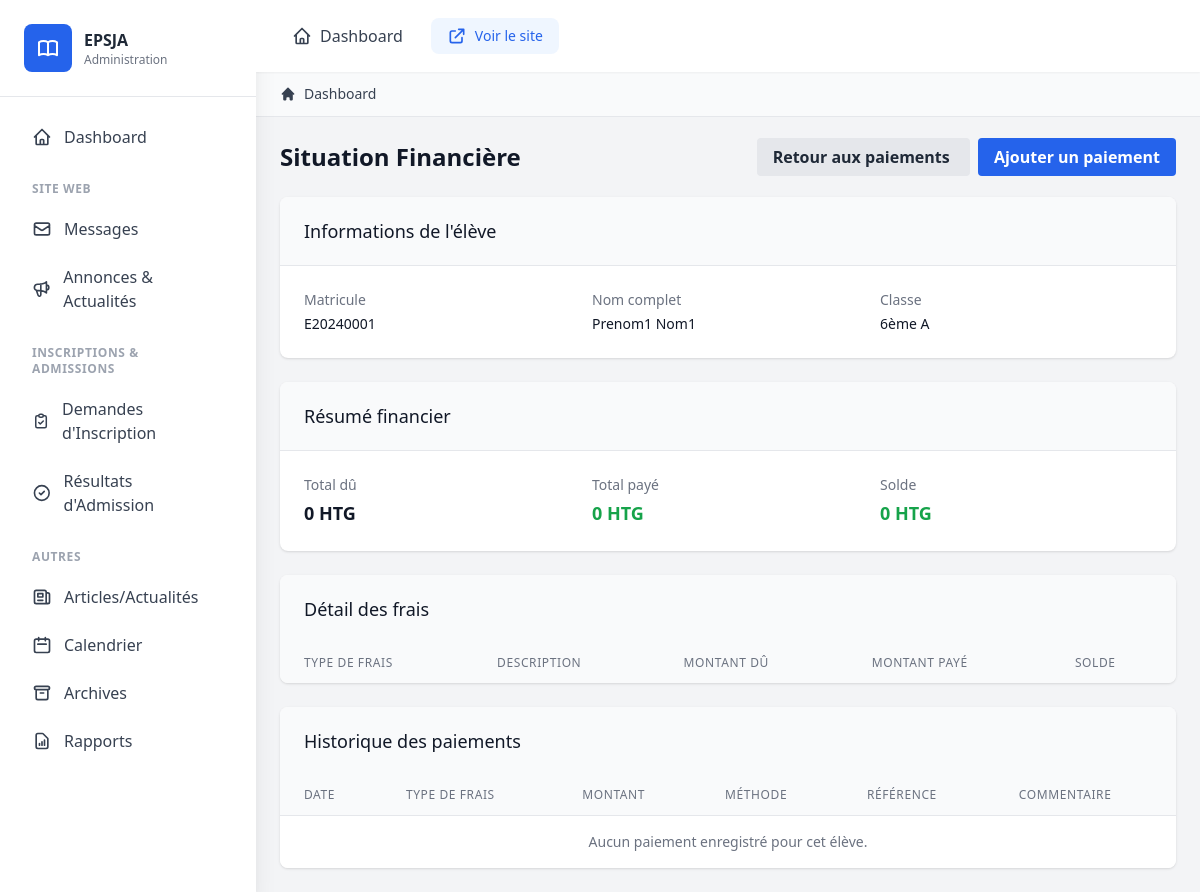
The app's page /finances/situation/1 (signed in), older data.
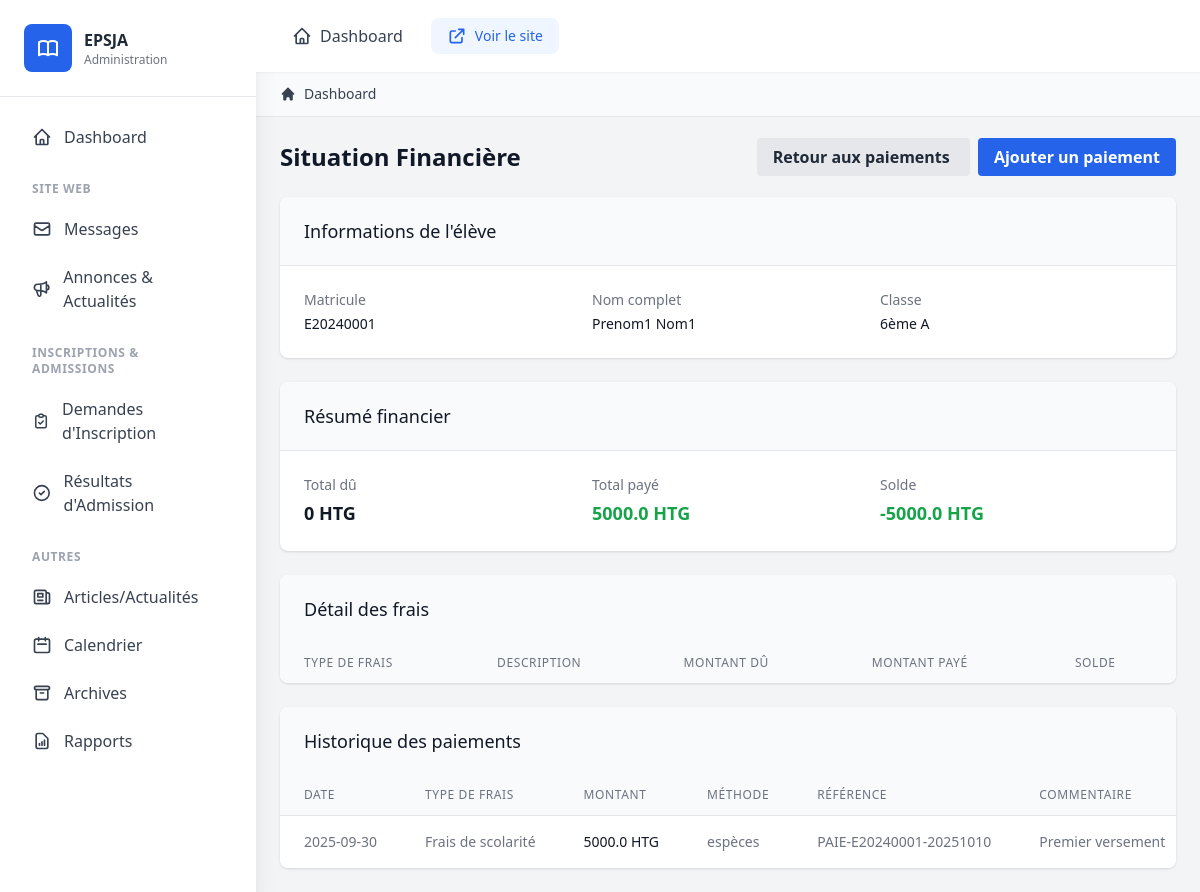
The same page, newer data.
### models.py (models this page shows, shortened)
class Paiement(db.Model):
    __tablename__ = 'paiements'
    id = db.Column(db.Integer, primary_key=True)
    eleve_id = db.Column(db.Integer, db.ForeignKey('eleves.id'), nullable=False)
    montant = db.Column(db.Float, nullable=False)
    frais_id = db.Column(db.Integer, db.ForeignKey('frais.id'), nullable=False)
    methode = db.Column(db.String(20), nullable=False)  # espèces, chèque, virement
    reference = db.Column(db.String(50))
    date = db.Column(db.Date, nullable=False)
    recu_par = db.Column(db.Integer, db.ForeignKey('users.id'), nullable=False)
    commentaire = db.Column(db.Text)
    eleve = db.relationship('Eleve', backref=db.backref('paiements', lazy=True))
    recepteur = db.relationship('User', backref=db.backref('paiements_recus', lazy=True))
    frais = db.relationship('Frais', backref=db.backref('paiements', lazy=True))

class Frais(db.Model):
    __tablename__ = 'frais'
    id = db.Column(db.Integer, primary_key=True)
    type = db.Column(db.String(50), nullable=False)  # frais de scolarité, uniforme, etc.
    description = db.Column(db.Text)
    montant = db.Column(db.Float, nullable=False)
    annee_scolaire = db.Column(db.String(9), nullable=False)
    classe_id = db.Column(db.Integer, db.ForeignKey('classes.id'))
    date_echeance = db.Column(db.Date)
    classe = db.relationship('Classe', backref=db.backref('frais', lazy=True))

### modules/finances.py (the view)
@finances_blueprint.route('/situation/<int:eleve_id>')
@login_required
def situation(eleve_id):
    from models import Eleve, Classe, Frais, Paiement
    from sqlalchemy import or_
    from datetime import datetime
    eleve_query = db.session.query(Eleve, Classe.nom.label('classe_nom'))\
                   .outerjoin(Classe, Eleve.classe_id == Classe.id)\
                   .filter(Eleve.id == eleve_id)
    eleve_data = eleve_query.first()
    if not eleve_data:
        flash('Élève non trouvé.', 'danger')
        return redirect(url_for('finances.paiements'))
    eleve_obj, classe_nom = eleve_data
    eleve = {
        'id': eleve_obj.id,
        'matricule': eleve_obj.matricule,
        'nom': eleve_obj.nom,
        'prenom': eleve_obj.prenom,
        'classe_id': eleve_obj.classe_id,
        'classe_nom': classe_nom
    }
    current_year = str(datetime.now().year)
    frais_query = Frais.query.filter(
        Frais.annee_scolaire == current_year,
        or_(Frais.classe_id == None, Frais.classe_id == eleve_obj.classe_id)
    ).order_by(Frais.type)
    frais_list = frais_query.all()
    frais = [{
        'id': f.id,
        'type': f.type,
        'description': f.description,
        'montant': f.montant,
        'annee_scolaire': f.annee_scolaire,
        'classe_id': f.classe_id
    } for f in frais_list]
    paiements_query = db.session.query(Paiement, Frais.type.label('frais_type'), Frais.description.label('frais_description'))\
                      .join(Frais, Paiement.frais_id == Frais.id)\
                      .filter(Paiement.eleve_id == eleve_id)\
                      .order_by(Paiement.date.desc())
    paiements_data = paiements_query.all()
    paiements = [{
        'id': p.id,
        'eleve_id': p.eleve_id,
        'frais_id': p.frais_id,
        'montant': p.montant,
        'date': p.date,
        'methode': p.methode,
        'reference': p.reference,
        'commentaire': p.commentaire,
        'frais_type': frais_type,
        'frais_description': frais_description
    } for p, frais_type, frais_description in paiements_data]
    soldes = {}
    for f in frais:
        soldes[f['id']] = {
            'montant_du': f['montant'],
            'montant_paye': 0,
            'solde': f['montant']
        }
    for p in paiements:
        if p['frais_id'] in soldes:
            soldes[p['frais_id']]['montant_paye'] += p['montant']
            soldes[p['frais_id']]['solde'] -= p['montant']
    total_du = sum(f['montant'] for f in frais)
    total_paye = sum(p['montant'] for p in paiements)
    solde_total = total_du - total_paye
    return render_template('finances/situation.html',
                          eleve=eleve,
                          frais=frais,
                          paiements=paiements,
                          soldes=soldes,
                          total_du=total_du,
                          total_paye=total_paye,
                          solde_total=solde_total)

### app.py (called while the page is built)
@login_manager.user_loader
def load_user(user_id):
    return User.query.get(int(user_id))

### templates/finances/situation.html (shortened to what the changed rows need)
{% extends 'admin/base_admin.html' %}
{% block content %}
<div class="p-6">
    <div class="max-w-7xl mx-auto">
        <div class="flex justify-between items-center mb-6">
            <h1 class="text-2xl font-bold text-gray-900">Situation Financière</h1>
    </div>
    <div class="bg-white shadow overflow-hidden sm:rounded-lg mb-6">
        <div class="px-4 py-5 sm:px-6 bg-gray-50">
            <h2 class="text-lg font-medium text-gray-900">Informations de l'élève</h2>
        </div>
    </div>
    <div class="bg-white shadow overflow-hidden sm:rounded-lg mb-6">
        <div class="px-4 py-5 sm:px-6 bg-gray-50">
            <h2 class="text-lg font-medium text-gray-900">Résumé financier</h2>
        </div>
        <div class="border-t border-gray-200 px-4 py-5 sm:p-6">
            <div class="grid grid-cols-1 gap-y-4 gap-x-4 sm:grid-cols-3">
                <div>
                    <h3 class="text-sm font-medium text-gray-500">Total payé</h3>
                    <p class="mt-1 text-lg font-bold text-green-600">{{ total_paye }} HTG</p>
                </div>
                <div>
                    <h3 class="text-sm font-medium text-gray-500">Solde</h3>
                    <p class="mt-1 text-lg font-bold {% if solde_total > 0 %}text-red-600{% else %}text-green-600{% endif %}">
                        {{ solde_total }} HTG
                    </p>
                </div>
            </div>
        </div>
    </div>
    <div class="bg-white shadow overflow-hidden sm:rounded-lg mb-6">
        <div class="px-4 py-5 sm:px-6 bg-gray-50">
            <h2 class="text-lg font-medium text-gray-900">Détail des frais</h2>
        </div>
        <table class="min-w-full divide-y divide-gray-200">
            <thead class="bg-gray-50">
                <tr>
                    <th scope="col" class="px-6 py-3 text-left text-xs font-medium text-gray-500 uppercase tracking-wider">Type de frais</th>
                    <th scope="col" class="px-6 py-3 text-left text-xs font-medium text-gray-500 uppercase tracking-wider">Description</th>
                    <th scope="col" class="px-6 py-3 text-left text-xs font-medium text-gray-500 uppercase tracking-wider">Montant dû</th>
                    <th scope="col" class="px-6 py-3 text-left text-xs font-medium text-gray-500 uppercase tracking-wider">Montant payé</th>
                    <th scope="col" class="px-6 py-3 text-left text-xs font-medium text-gray-500 uppercase tracking-wider">Solde</th>
                </tr>
            </thead>
        </table>
    </div>
    <div class="bg-white shadow overflow-hidden sm:rounded-lg">
        <div class="px-4 py-5 sm:px-6 bg-gray-50">
            <h2 class="text-lg font-medium text-gray-900">Historique des paiements</h2>
        </div>
        <table class="min-w-full divide-y divide-gray-200">
            <thead class="bg-gray-50">
                <tr>
                    <th scope="col" class="px-6 py-3 text-left text-xs font-medium text-gray-500 uppercase tracking-wider">Date</th>
                    <th scope="col" class="px-6 py-3 text-left text-xs font-medium text-gray-500 uppercase tracking-wider">Type de frais</th>
                    <th scope="col" class="px-6 py-3 text-left text-xs font-medium text-gray-500 uppercase tracking-wider">Montant</th>
                    <th scope="col" class="px-6 py-3 text-left text-xs font-medium text-gray-500 uppercase tracking-wider">Méthode</th>
                    <th scope="col" class="px-6 py-3 text-left text-xs font-medium text-gray-500 uppercase tracking-wider">Référence</th>
                    <th scope="col" class="px-6 py-3 text-left text-xs font-medium text-gray-500 uppercase tracking-wider">Commentaire</th>
                </tr>
            </thead>
            <tbody class="bg-white divide-y divide-gray-200">
                {% for paiement in paiements %}
                <tr>
                    <td class="px-6 py-4 whitespace-nowrap text-sm text-gray-500">
                        {{ paiement.date }}
                    </td>
                    <td class="px-6 py-4 whitespace-nowrap text-sm text-gray-500">
                        {{ paiement.frais_type|capitalize }}
                    </td>
                    <td class="px-6 py-4 whitespace-nowrap text-sm font-medium text-gray-900">
                        {{ paiement.montant }} HTG
                    </td>
                    <td class="px-6 py-4 whitespace-nowrap text-sm text-gray-500">
                        {% if paiement.methode == 'especes' %}
                            Espèces
                        {% elif paiement.methode == 'cheque' %}
                            Chèque
                        {% elif paiement.methode == 'virement' %}
                            Virement
                        {% elif paiement.methode == 'carte' %}
                            Carte
                        {% else %}
                            {{ paiement.methode }}
                        {% endif %}
                    </td>
                    <td class="px-6 py-4 whitespace-nowrap text-sm text-gray-500">
                        {{ paiement.reference or '-' }}
                    </td>
                    <td class="px-6 py-4 whitespace-nowrap text-sm text-gray-500">
                        {{ paiement.commentaire or '-' }}
                    </td>
                </tr>
                {% else %}
                <tr>
                    <td colspan="6" class="px-6 py-4 text-center text-sm text-gray-500">
                        Aucun paiement enregistré pour cet élève.
                    </td>
                </tr>
                {% endfor %}
            </tbody>
        </table>
    </div>
    </div>
</div>
{% endblock %}

Row changes from the older to the newer data that the page shows:
now on this page (row edited): Paiement: date "2025-09-30", frais_type "Frais de scolarité", montant "5000.0", methode "espèces", reference "PAIE-E20240001-20251010", commentaire "Premier versement"
Text that changed along with them:
{{ total_paye }}: "0" → "5000.0"
{{ solde_total }}: "0" → "-5000.0"
text no longer shown: "Aucun paiement enregistré pour cet élève."
